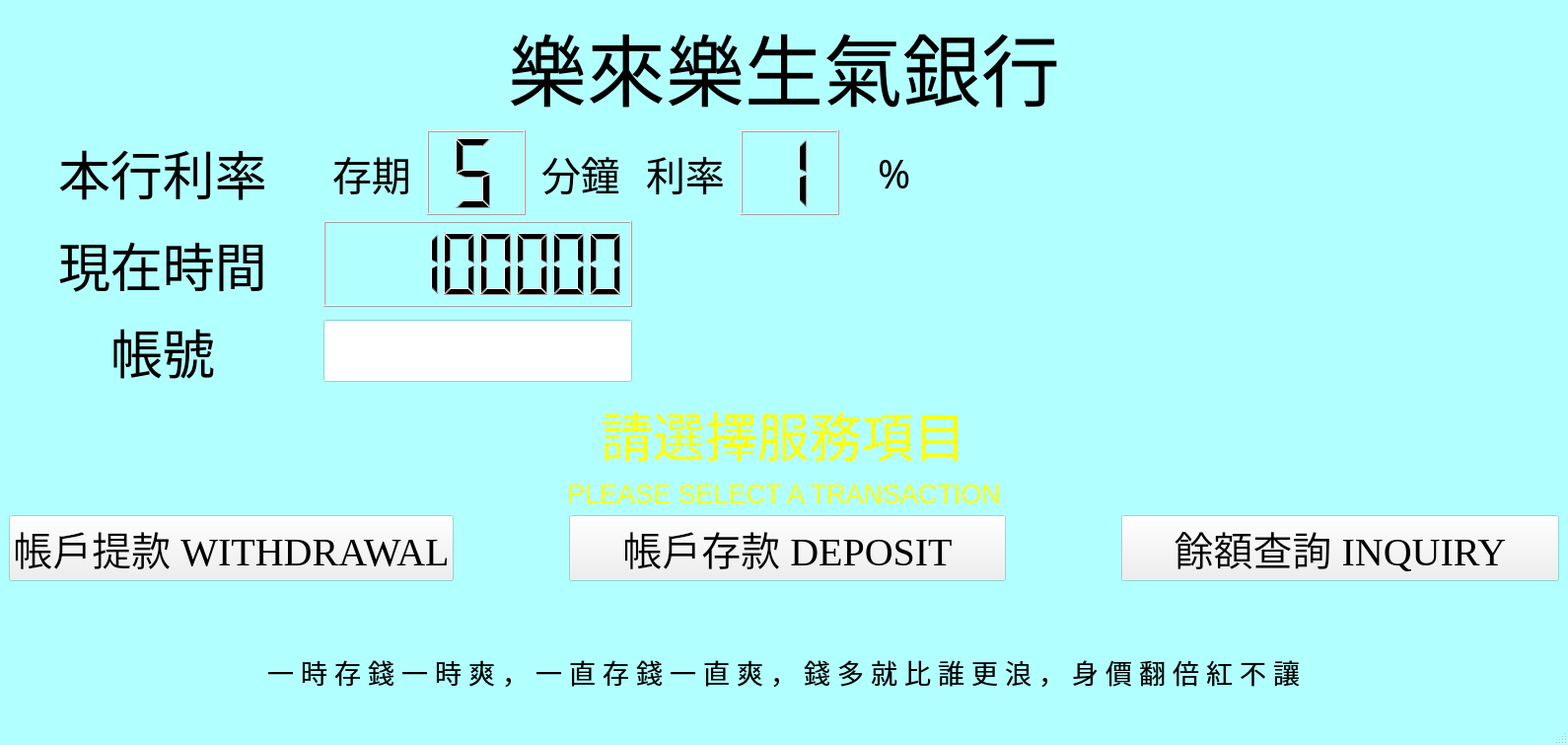
<?xml version="1.0" encoding="UTF-8"?>
<ui version="4.0">
 <class>MainWindow</class>
 <widget class="QMainWindow" name="MainWindow">
  <property name="geometry">
   <rect>
    <x>0</x>
    <y>0</y>
    <width>1590</width>
    <height>755</height>
   </rect>
  </property>
  <property name="sizePolicy">
   <sizepolicy hsizetype="Expanding" vsizetype="Expanding">
    <horstretch>0</horstretch>
    <verstretch>0</verstretch>
   </sizepolicy>
  </property>
  <property name="palette">
   <palette>
    <active>
     <colorrole role="Base">
      <brush brushstyle="SolidPattern">
       <color alpha="255">
        <red>255</red>
        <green>255</green>
        <blue>255</blue>
       </color>
      </brush>
     </colorrole>
     <colorrole role="Window">
      <brush brushstyle="SolidPattern">
       <color alpha="128">
        <red>102</red>
        <green>255</green>
        <blue>255</blue>
       </color>
      </brush>
     </colorrole>
    </active>
    <inactive>
     <colorrole role="Base">
      <brush brushstyle="SolidPattern">
       <color alpha="255">
        <red>255</red>
        <green>255</green>
        <blue>255</blue>
       </color>
      </brush>
     </colorrole>
     <colorrole role="Window">
      <brush brushstyle="SolidPattern">
       <color alpha="128">
        <red>102</red>
        <green>255</green>
        <blue>255</blue>
       </color>
      </brush>
     </colorrole>
    </inactive>
    <disabled>
     <colorrole role="Base">
      <brush brushstyle="SolidPattern">
       <color alpha="128">
        <red>102</red>
        <green>255</green>
        <blue>255</blue>
       </color>
      </brush>
     </colorrole>
     <colorrole role="Window">
      <brush brushstyle="SolidPattern">
       <color alpha="128">
        <red>102</red>
        <green>255</green>
        <blue>255</blue>
       </color>
      </brush>
     </colorrole>
    </disabled>
   </palette>
  </property>
  <property name="font">
   <font>
    <family>Chekiang Sung</family>
   </font>
  </property>
  <property name="windowTitle">
   <string>MainWindow</string>
  </property>
  <widget class="QWidget" name="centralwidget">
   <property name="sizePolicy">
    <sizepolicy hsizetype="Expanding" vsizetype="Expanding">
     <horstretch>0</horstretch>
     <verstretch>0</verstretch>
    </sizepolicy>
   </property>
   <layout class="QGridLayout" name="gridLayout_7">
    <item row="0" column="0">
     <layout class="QVBoxLayout" name="verticalLayout" stretch="2,2,2,4,1,4,1,2">
      <item>
       <layout class="QGridLayout" name="Grid_Title">
        <property name="leftMargin">
         <number>0</number>
        </property>
        <item row="0" column="0" alignment="Qt::AlignHCenter">
         <widget class="QLabel" name="Title">
          <property name="font">
           <font>
            <family>SetoFont</family>
            <pointsize>60</pointsize>
            <weight>50</weight>
            <italic>false</italic>
            <bold>false</bold>
            <underline>false</underline>
            <strikeout>false</strikeout>
            <kerning>true</kerning>
           </font>
          </property>
          <property name="text">
           <string>樂來樂生氣銀行</string>
          </property>
          <property name="scaledContents">
           <bool>false</bool>
          </property>
         </widget>
        </item>
       </layout>
      </item>
      <item>
       <layout class="QGridLayout" name="Grid_Detail" columnstretch="1,1,1,2">
        <item row="0" column="0" alignment="Qt::AlignHCenter">
         <widget class="QLabel" name="label_3">
          <property name="font">
           <font>
            <family>標楷體</family>
            <pointsize>40</pointsize>
            <weight>50</weight>
            <bold>false</bold>
           </font>
          </property>
          <property name="text">
           <string>本行利率</string>
          </property>
         </widget>
        </item>
        <item row="0" column="1">
         <layout class="QGridLayout" name="Grid_Length" rowstretch="1" columnstretch="1,1,1">
          <item row="0" column="2" alignment="Qt::AlignHCenter">
           <widget class="QLabel" name="label_4">
            <property name="font">
             <font>
              <family>標楷體</family>
              <pointsize>30</pointsize>
             </font>
            </property>
            <property name="text">
             <string>分鐘</string>
            </property>
           </widget>
          </item>
          <item row="0" column="0" alignment="Qt::AlignHCenter">
           <widget class="QLabel" name="label">
            <property name="font">
             <font>
              <family>標楷體</family>
              <pointsize>30</pointsize>
             </font>
            </property>
            <property name="text">
             <string>存期</string>
            </property>
           </widget>
          </item>
          <item row="0" column="1">
           <widget class="QLCDNumber" name="LCD_Length">
            <property name="font">
             <font>
              <family>標楷體</family>
              <pointsize>30</pointsize>
              <weight>50</weight>
              <bold>false</bold>
             </font>
            </property>
            <property name="smallDecimalPoint">
             <bool>true</bool>
            </property>
            <property name="digitCount">
             <number>1</number>
            </property>
            <property name="value" stdset="0">
             <double>5.000000000000000</double>
            </property>
           </widget>
          </item>
         </layout>
        </item>
        <item row="0" column="2">
         <layout class="QGridLayout" name="Grid_Rate" rowstretch="0" columnstretch="1,1,1">
          <item row="0" column="0" alignment="Qt::AlignHCenter">
           <widget class="QLabel" name="label_2">
            <property name="font">
             <font>
              <family>標楷體</family>
              <pointsize>30</pointsize>
             </font>
            </property>
            <property name="text">
             <string>利率</string>
            </property>
           </widget>
          </item>
          <item row="0" column="1">
           <widget class="QLCDNumber" name="LCD_Interest_Rate">
            <property name="font">
             <font>
              <family>標楷體</family>
              <pointsize>50</pointsize>
             </font>
            </property>
            <property name="digitCount">
             <number>1</number>
            </property>
            <property name="value" stdset="0">
             <double>1.000000000000000</double>
            </property>
           </widget>
          </item>
          <item row="0" column="2" alignment="Qt::AlignHCenter">
           <widget class="QLabel" name="label_5">
            <property name="font">
             <font>
              <family>標楷體</family>
              <pointsize>30</pointsize>
             </font>
            </property>
            <property name="text">
             <string>%</string>
            </property>
           </widget>
          </item>
         </layout>
        </item>
        <item row="0" column="3">
         <spacer name="horizontalSpacer">
          <property name="orientation">
           <enum>Qt::Horizontal</enum>
          </property>
          <property name="sizeHint" stdset="0">
           <size>
            <width>40</width>
            <height>20</height>
           </size>
          </property>
         </spacer>
        </item>
       </layout>
      </item>
      <item>
       <layout class="QGridLayout" name="Grid_Time" columnstretch="1,1,3">
        <item row="0" column="0" alignment="Qt::AlignHCenter">
         <widget class="QLabel" name="L_Time">
          <property name="font">
           <font>
            <family>標楷體</family>
            <pointsize>40</pointsize>
           </font>
          </property>
          <property name="text">
           <string>現在時間</string>
          </property>
         </widget>
        </item>
        <item row="0" column="1">
         <widget class="QLCDNumber" name="LCD_Time">
          <property name="digitCount">
           <number>8</number>
          </property>
          <property name="value" stdset="0">
           <double>11022033.000000000000000</double>
          </property>
          <property name="intValue" stdset="0">
           <number>11022033</number>
          </property>
         </widget>
        </item>
        <item row="0" column="2">
         <spacer name="horizontalSpacer_2">
          <property name="orientation">
           <enum>Qt::Horizontal</enum>
          </property>
          <property name="sizeHint" stdset="0">
           <size>
            <width>40</width>
            <height>20</height>
           </size>
          </property>
         </spacer>
        </item>
       </layout>
      </item>
      <item>
       <layout class="QGridLayout" name="Grid_Group" columnstretch="1,1,3">
        <item row="0" column="0" alignment="Qt::AlignHCenter">
         <widget class="QLabel" name="L_Group">
          <property name="font">
           <font>
            <family>標楷體</family>
            <pointsize>40</pointsize>
           </font>
          </property>
          <property name="text">
           <string>帳號</string>
          </property>
         </widget>
        </item>
        <item row="0" column="1">
         <widget class="QLineEdit" name="LE_Group">
          <property name="sizePolicy">
           <sizepolicy hsizetype="Expanding" vsizetype="Fixed">
            <horstretch>0</horstretch>
            <verstretch>0</verstretch>
           </sizepolicy>
          </property>
          <property name="font">
           <font>
            <pointsize>30</pointsize>
           </font>
          </property>
         </widget>
        </item>
        <item row="0" column="2">
         <spacer name="horizontalSpacer_3">
          <property name="orientation">
           <enum>Qt::Horizontal</enum>
          </property>
          <property name="sizeHint" stdset="0">
           <size>
            <width>40</width>
            <height>20</height>
           </size>
          </property>
         </spacer>
        </item>
       </layout>
      </item>
      <item>
       <layout class="QVBoxLayout" name="verticalLayout_2">
        <item alignment="Qt::AlignHCenter">
         <widget class="QLabel" name="L_Serve">
          <property name="palette">
           <palette>
            <active>
             <colorrole role="WindowText">
              <brush brushstyle="SolidPattern">
               <color alpha="255">
                <red>255</red>
                <green>255</green>
                <blue>10</blue>
               </color>
              </brush>
             </colorrole>
            </active>
            <inactive>
             <colorrole role="WindowText">
              <brush brushstyle="SolidPattern">
               <color alpha="255">
                <red>255</red>
                <green>255</green>
                <blue>10</blue>
               </color>
              </brush>
             </colorrole>
            </inactive>
            <disabled>
             <colorrole role="WindowText">
              <brush brushstyle="SolidPattern">
               <color alpha="255">
                <red>127</red>
                <green>127</green>
                <blue>127</blue>
               </color>
              </brush>
             </colorrole>
            </disabled>
           </palette>
          </property>
          <property name="font">
           <font>
            <family>標楷體</family>
            <pointsize>40</pointsize>
           </font>
          </property>
          <property name="text">
           <string>請選擇服務項目</string>
          </property>
         </widget>
        </item>
        <item alignment="Qt::AlignHCenter">
         <widget class="QLabel" name="L_ServeEN">
          <property name="palette">
           <palette>
            <active>
             <colorrole role="WindowText">
              <brush brushstyle="SolidPattern">
               <color alpha="255">
                <red>255</red>
                <green>255</green>
                <blue>10</blue>
               </color>
              </brush>
             </colorrole>
            </active>
            <inactive>
             <colorrole role="WindowText">
              <brush brushstyle="SolidPattern">
               <color alpha="255">
                <red>255</red>
                <green>255</green>
                <blue>10</blue>
               </color>
              </brush>
             </colorrole>
            </inactive>
            <disabled>
             <colorrole role="WindowText">
              <brush brushstyle="SolidPattern">
               <color alpha="255">
                <red>127</red>
                <green>127</green>
                <blue>127</blue>
               </color>
              </brush>
             </colorrole>
            </disabled>
           </palette>
          </property>
          <property name="font">
           <font>
            <family>Helvetica</family>
            <pointsize>20</pointsize>
           </font>
          </property>
          <property name="text">
           <string>PLEASE SELECT A TRANSACTION</string>
          </property>
         </widget>
        </item>
       </layout>
      </item>
      <item>
       <layout class="QGridLayout" name="Grid_Button" columnstretch="4,1,4,1,4">
        <item row="0" column="1">
         <spacer name="HSA1">
          <property name="orientation">
           <enum>Qt::Horizontal</enum>
          </property>
          <property name="sizeHint" stdset="0">
           <size>
            <width>40</width>
            <height>20</height>
           </size>
          </property>
         </spacer>
        </item>
        <item row="0" column="4">
         <widget class="QPushButton" name="BT_AccountSearch">
          <property name="sizePolicy">
           <sizepolicy hsizetype="Minimum" vsizetype="Fixed">
            <horstretch>0</horstretch>
            <verstretch>0</verstretch>
           </sizepolicy>
          </property>
          <property name="font">
           <font>
            <family>Times New Roman</family>
            <pointsize>30</pointsize>
           </font>
          </property>
          <property name="focusPolicy">
           <enum>Qt::TabFocus</enum>
          </property>
          <property name="text">
           <string>餘額查詢 INQUIRY</string>
          </property>
          <property name="autoDefault">
           <bool>true</bool>
          </property>
         </widget>
        </item>
        <item row="0" column="3">
         <spacer name="HSA2">
          <property name="orientation">
           <enum>Qt::Horizontal</enum>
          </property>
          <property name="sizeHint" stdset="0">
           <size>
            <width>40</width>
            <height>20</height>
           </size>
          </property>
         </spacer>
        </item>
        <item row="0" column="0">
         <widget class="QPushButton" name="BT_WithDrawal">
          <property name="sizePolicy">
           <sizepolicy hsizetype="Preferred" vsizetype="Fixed">
            <horstretch>0</horstretch>
            <verstretch>0</verstretch>
           </sizepolicy>
          </property>
          <property name="font">
           <font>
            <family>Times New Roman</family>
            <pointsize>30</pointsize>
           </font>
          </property>
          <property name="focusPolicy">
           <enum>Qt::TabFocus</enum>
          </property>
          <property name="text">
           <string>帳戶提款 WITHDRAWAL</string>
          </property>
          <property name="autoDefault">
           <bool>true</bool>
          </property>
         </widget>
        </item>
        <item row="0" column="2">
         <widget class="QPushButton" name="BT_Deposit">
          <property name="sizePolicy">
           <sizepolicy hsizetype="Preferred" vsizetype="Fixed">
            <horstretch>0</horstretch>
            <verstretch>0</verstretch>
           </sizepolicy>
          </property>
          <property name="font">
           <font>
            <family>Times New Roman</family>
            <pointsize>30</pointsize>
           </font>
          </property>
          <property name="focusPolicy">
           <enum>Qt::TabFocus</enum>
          </property>
          <property name="text">
           <string>帳戶存款 DEPOSIT</string>
          </property>
          <property name="autoDefault">
           <bool>true</bool>
          </property>
         </widget>
        </item>
       </layout>
      </item>
      <item>
       <spacer name="HS2">
        <property name="orientation">
         <enum>Qt::Horizontal</enum>
        </property>
        <property name="sizeHint" stdset="0">
         <size>
          <width>40</width>
          <height>20</height>
         </size>
        </property>
       </spacer>
      </item>
      <item>
       <layout class="QGridLayout" name="Grid_Slogan">
        <item row="0" column="0" alignment="Qt::AlignHCenter">
         <widget class="QLabel" name="L_Slogan">
          <property name="sizePolicy">
           <sizepolicy hsizetype="Expanding" vsizetype="Preferred">
            <horstretch>0</horstretch>
            <verstretch>0</verstretch>
           </sizepolicy>
          </property>
          <property name="font">
           <font>
            <family>標楷體</family>
            <pointsize>20</pointsize>
            <weight>50</weight>
            <bold>false</bold>
           </font>
          </property>
          <property name="text">
           <string>一 時 存 錢 一 時 爽 ， 一 直 存 錢 一 直 爽 ， 錢 多 就 比 誰 更 浪 ， 身 價 翻 倍 紅 不 讓</string>
          </property>
         </widget>
        </item>
       </layout>
      </item>
     </layout>
    </item>
   </layout>
  </widget>
  <widget class="QMenuBar" name="menubar">
   <property name="geometry">
    <rect>
     <x>0</x>
     <y>0</y>
     <width>1590</width>
     <height>25</height>
    </rect>
   </property>
  </widget>
  <widget class="QStatusBar" name="statusbar"/>
 </widget>
 <tabstops>
  <tabstop>BT_WithDrawal</tabstop>
  <tabstop>BT_Deposit</tabstop>
  <tabstop>BT_AccountSearch</tabstop>
  <tabstop>LE_Group</tabstop>
 </tabstops>
 <resources/>
 <connections/>
</ui>
